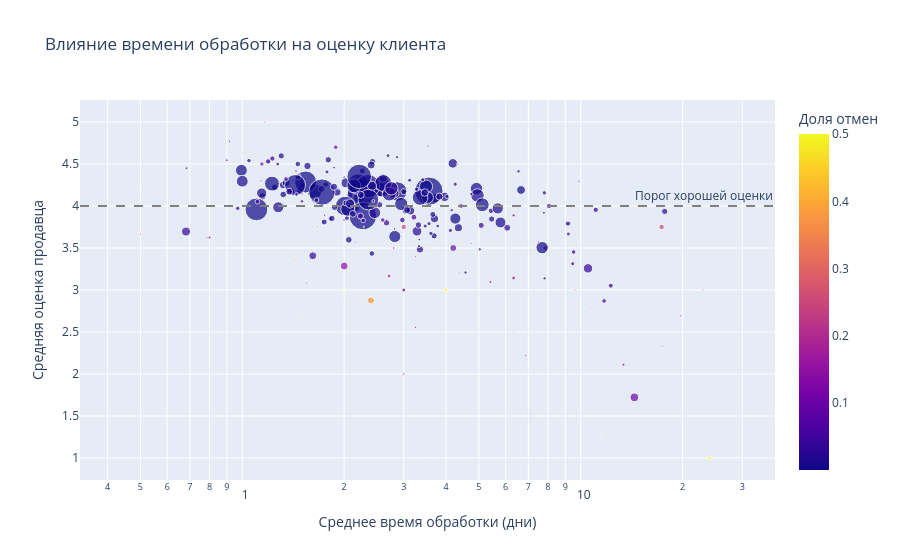

Notebook code for this chart:
### Markdown cell above
### Связь времени обработки и средней оценки (ключевой инсайт)
Показывает: падение оценки клиента при росте avg_handling_days. Чем правее точка, тем ниже оценка

### Code cell
fig = px.scatter(seller_metrics.dropna(subset=['avg_handling_days', 'avg_review_score']),
                 x='avg_handling_days',
                 y='avg_review_score',
                 size='total_revenue',
                 color='cancellation_rate',
                 hover_name='seller_id',
                 log_x=True,
                 title='Влияние времени обработки на оценку клиента',
                 labels={'avg_handling_days': 'Среднее время обработки (дни)',
                         'avg_review_score': 'Средняя оценка продавца',
                         'cancellation_rate': 'Доля отмен'})
fig.add_hline(y=4.0, line_dash="dash", line_color="grey", annotation_text="Порог хорошей оценки")
fig.show()

### Figure 1 — Plotly figure (JSON) as saved in the notebook; plotly's stock layout.template omitted (floating-point values rounded to 4 significant figures; data arrays with more than 128 entries replaced by an {"elided": "..."} marker saying what was removed)
{"data": [{"hovertemplate": "<b>%{hovertext}</b><br><br>Среднее время обработки (дни)=%{x}<br>Средняя оценка продавца=%{y}<br>total_revenue=%{marker.size}<br>Доля отмен=%{marker.color}<extra></extra>", "hovertext": {"elided": "258 str values"}, "legendgroup": "", "marker": {"color": {"elided": "258 float values"}, "coloraxis": "coloraxis", "size": {"elided": "258 float values"}, "sizemode": "area", "sizeref": 667.1, "symbol": "circle"}, "mode": "markers", "name": "", "orientation": "v", "showlegend": false, "type": "scatter", "x": {"elided": "258 float values"}, "xaxis": "x", "y": {"elided": "258 float values"}, "yaxis": "y"}], "layout": {"annotations": [{"showarrow": false, "text": "Порог хорошей оценки", "x": 1, "xanchor": "right", "xref": "x domain", "y": 4, "yanchor": "bottom", "yref": "y"}], "coloraxis": {"colorbar": {"title": {"text": "Доля отмен"}}, "colorscale": [[0, "#0d0887"], [0.1111, "#46039f"], [0.2222, "#7201a8"], [0.3333, "#9c179e"], [0.4444, "#bd3786"], [0.5556, "#d8576b"], [0.6667, "#ed7953"], [0.7778, "#fb9f3a"], [0.8889, "#fdca26"], [1, "#f0f921"]]}, "legend": {"itemsizing": "constant", "tracegroupgap": 0}, "shapes": [{"line": {"color": "grey", "dash": "dash"}, "type": "line", "x0": 0, "x1": 1, "xref": "x domain", "y0": 4, "y1": 4, "yref": "y"}], "title": {"text": "Влияние времени обработки на оценку клиента"}, "xaxis": {"anchor": "y", "domain": [0, 1], "title": {"text": "Среднее время обработки (дни)"}, "type": "log"}, "yaxis": {"anchor": "x", "domain": [0, 1], "title": {"text": "Средняя оценка продавца"}}}}
